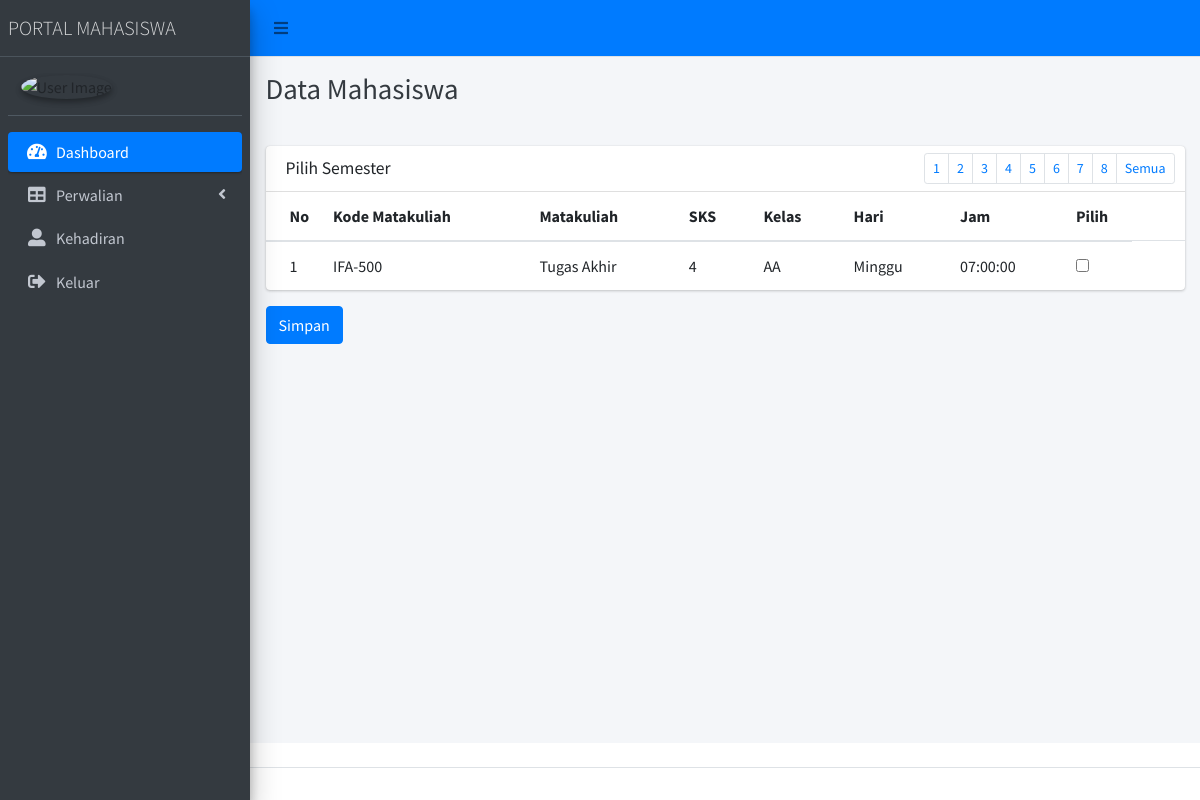
Page /index.php/mahasiswa/perwalian/perwalian8 on the committed database.
### tables this page shows
CREATE TABLE `jadwal` (
  `id_jadwal` int(11) NOT NULL,
  `kode_mk` varchar(7) NOT NULL DEFAULT '0',
  `kelas` varchar(7) NOT NULL DEFAULT '0',
  `hari` varchar(50) NOT NULL DEFAULT '0',
  `jam` varchar(15) NOT NULL DEFAULT '00:00:00'
);

CREATE TABLE `matakuliah` (
  `kode_mk` varchar(7) NOT NULL,
  `nama_mk` varchar(50) NOT NULL,
  `sks` int(11) NOT NULL,
  `semester` int(11) NOT NULL
);

### application/libraries/Template.php (called while the page is built)
<?php if (!defined('BASEPATH')) exit('No direct script access allowed');
class Template
{
	var $template_data = array();
	function set($name, $value)
	{
		$this->template_data[$name] = $value;
	}
	function load($template = '', $view = '', $view_data = array(), $return = FALSE)
	{
		$this->CI = &get_instance();
		$this->set('contents', $this->CI->load->view($view, $view_data, TRUE));
		return $this->CI->load->view($template, $this->template_data, $return);
	}
}

### application/controllers/mahasiswa/Perwalian.php (called while the page is built, shortened)
<?php
class Perwalian extends CI_Controller {
	public function perwalian8()
	{
		$data['daftar8'] = $this->Modelperwalian->getdataperwalian8();
		$this->template->load('layout/template', 'mahasiswa/perwalian8', $data);
	}
}

### index.php (called while the page is built, shortened)
<?php
require_once BASEPATH.'core/CodeIgniter.php';

### application/models/Modelperwalian.php (called while the page is built, shortened)
<?php
class Modelperwalian extends CI_Model {
    public function getdataperwalian8()
	{
        $query = $this->db->select('jadwal.id_jadwal, matakuliah.kode_mk, matakuliah.nama_mk, matakuliah.sks, matakuliah.semester, jadwal.kelas, jadwal.hari, jadwal.jam')
        ->join('jadwal','jadwal.kode_mk=matakuliah.kode_mk')
        ->where('semester','8')
        ->get('matakuliah')->result_array();
        return $query;
    }
}

### application/views/mahasiswa/perwalian8.php (the view, shortened to what this page needs)
<section class="content">
          <div class="col-md-12">
            <div class="card">
              <form id="perwalian" method="POST" action="<?= base_url('insertperwalian')?>" >
              <div class="card-header">
                <h3 class="card-title">Pilih Semester</h3>
                <div class="card-tools">
                  <ul class="pagination pagination-sm float-right">
                  <li class="page-item"><a class="page-link" href="<?= site_url('perwalian1')?>">1</a></li>
                    <li class="page-item"><a class="page-link" href="<?= site_url('perwalian2')?>">2</a></li>
                    <li class="page-item"><a class="page-link" href="<?= site_url('perwalian3')?>">3</a></li>
                    <li class="page-item"><a class="page-link" href="<?= site_url('perwalian4')?>">4</a></li>
                    <li class="page-item"><a class="page-link" href="<?= site_url('perwalian5')?>">5</a></li>
                    <li class="page-item"><a class="page-link" href="<?= site_url('perwalian6')?>">6</a></li>
                    <li class="page-item"><a class="page-link" href="<?= site_url('perwalian7')?>">7</a></li>
                    <li class="page-item"><a class="page-link" href="<?= site_url('perwalian8')?>">8</a></li>
                    <li class="page-item"><a class="page-link" href="<?= site_url('perwaliansemua')?>">Semua</a></li>
                  </ul>
                </div>
              </div>
              <div class="card-body p-0">
                <table class="table">
                  <thead>
                    <tr>
                      <th style="width: 10px">No</th>
                      <th>Kode Matakuliah</th>
                      <th>Matakuliah</th>
                      <th>SKS</th>
                      <th>Kelas</th>
                      <th>Hari</th>
                      <th>Jam</th>
                      <th style="width: 40px">Pilih</th>
                    </tr>
                  </thead>
                  <tbody>
                     <?php
                     $no=1;
                     $j=0;
                           foreach ($daftar8 as $row) {
                             ?>
                      <tr>
                        <td><?php echo $no++; ?></td>
                     <td><?php echo $row['kode_mk']; ?></td>
                     <td><?php echo $row['nama_mk']; ?></td>
                     <td><?php echo $row['sks']; ?></td>
                     <td><?php echo $row['kelas']; ?></td>
                     <td><?php echo $row['hari']; ?></td>
                     <td><?php echo $row['jam']; ?></td>
                     <td><input type="checkbox" class="<?php echo $row['kode_mk']; ?> check" id="<?php echo $row['kode_mk'].$j; ?>" value="<?php echo $row['kode_mk']; ?>" name="kode[<?php echo $j; ?>][kode_mk]" onclick="myCheck('<?php echo $row['kode_mk'].$j; ?>')"></td>
                     <td>
                     </td>
                     </tr>
                             <?php
                          $j++;
                          }
                                 ?>
                  </tbody>
                </table>
              </div>
            </div>
            <button class="btn btn-primary waves-effect" type="submit" name="submit" value="simpan">Simpan</button>
    </section>

### rows in the picture
jadwal: kode_mk.kode_mk "IFA-500", kode_mk.nama_mk "Tugas Akhir", kode_mk.sks "4", kelas "AA", hari "Minggu", jam "07:00:00"
